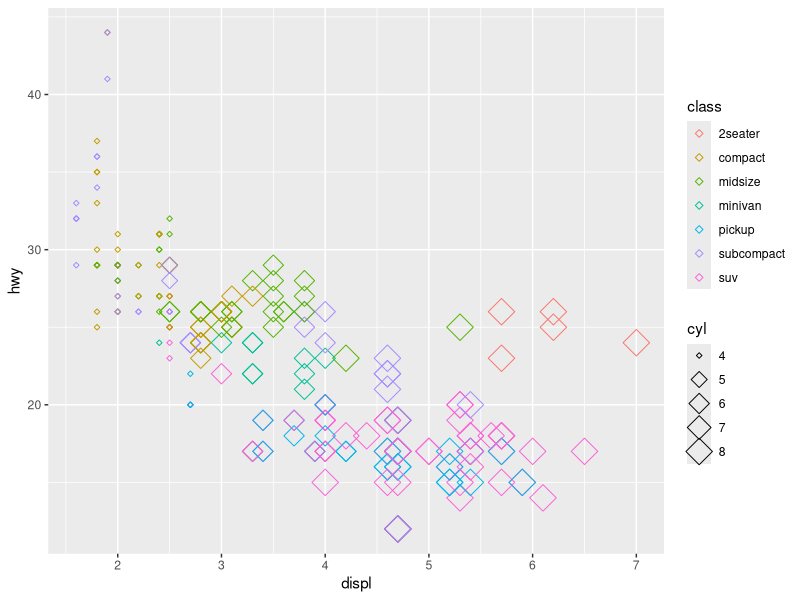
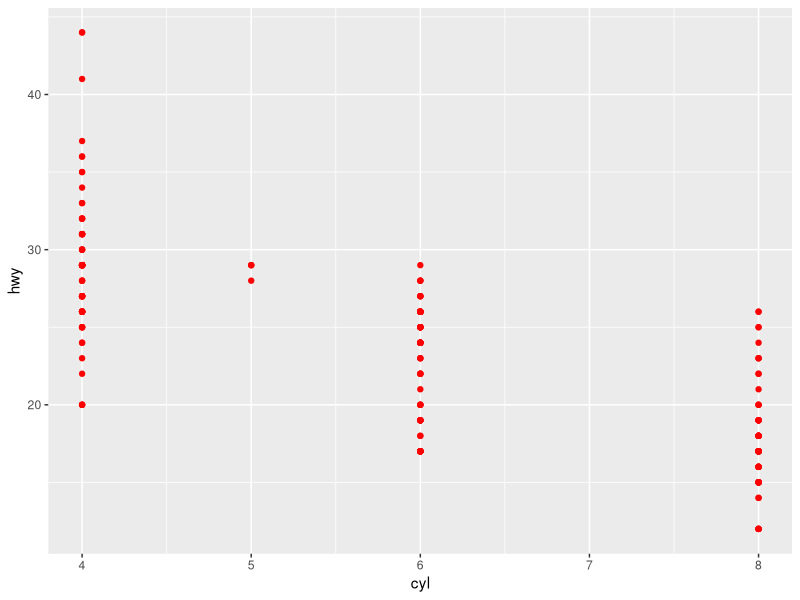
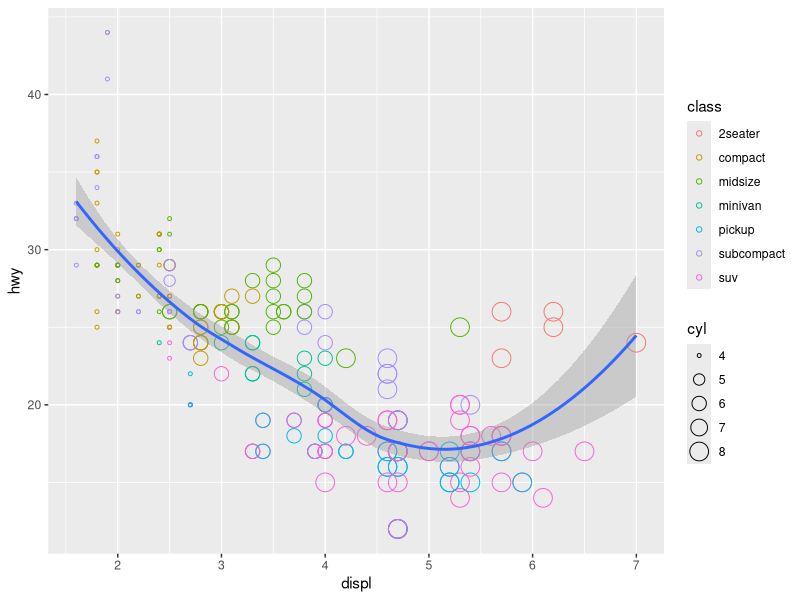
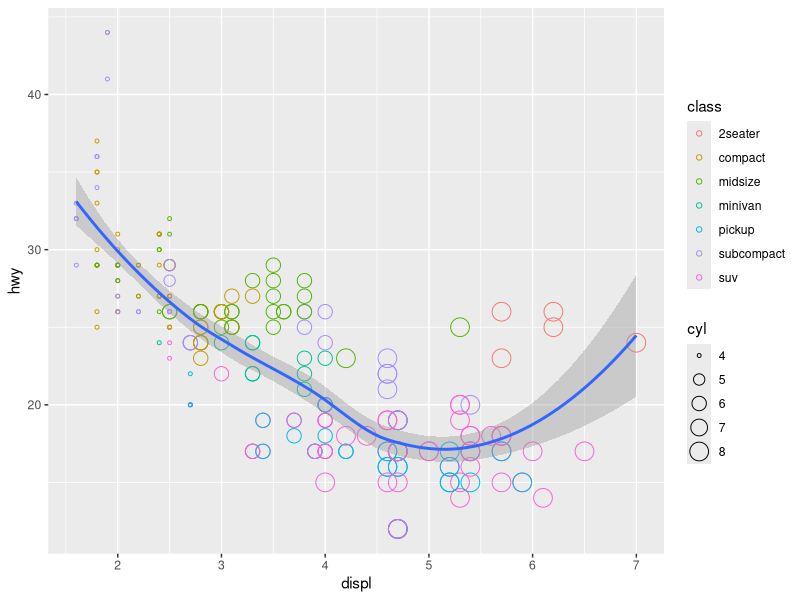
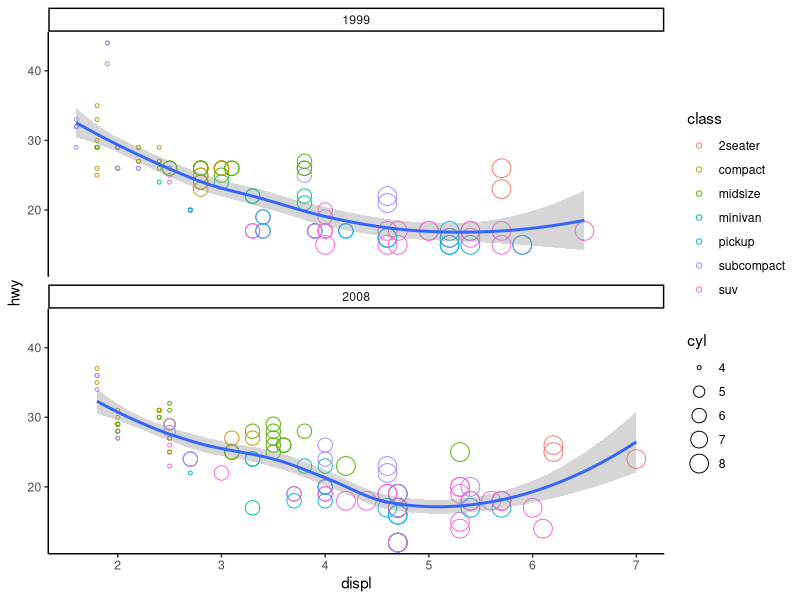
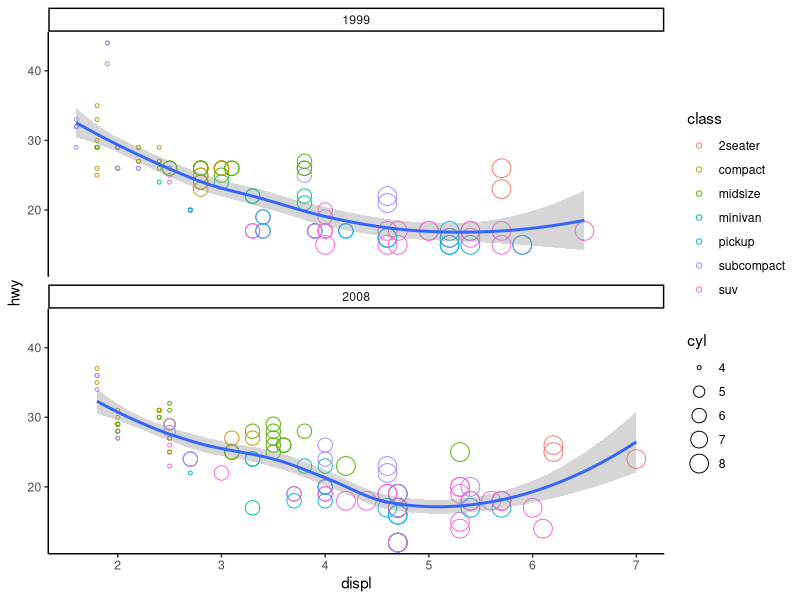

R code for these plots, in order:
library(tidyverse)
library(ggplot2)
mpg
ggplot(data=mpg)+
  geom_point(mapping = aes(x=displ, y=hwy, color=class, size=cyl), shape=5)

#si shape estuviera adentro de aes se aplicaria a una clase, tengo que elegir 
#por ej shape=trans para que se lo aplique a esa variable. 
#si lo pongo afuera se aplica a todos por igual, cambia la forma de todos 
#los puntos

ggplot(data=mpg)+
  geom_point(mapping=aes(x=cyl, y=hwy), color="red")

#se coloca afuera para que sea uniforme para todos
#vienen distintos colores en el paquete de R, buscar en google y colocar nombre

ggplot(data=mpg)+
  geom_point(mapping=aes(x=displ, y=hwy, color=class, size=cyl), shape=1) +
  geom_smooth(mapping=aes(x=displ, y=hwy))

#si quiero superponer graficos
#tambien como uso las mismas variables puedo dejar los () vacios

ggplot(data=mpg, mapping=aes(x=displ, y=hwy))+
  geom_point(mapping=aes(x=displ, y=hwy, color=class, size=cyl), shape=1) +
  geom_smooth()
#para eso tengo que poner en data las especificaciones de los ejes
#esto se hace para evitar repetir codigos

ggplot(data=mpg, mapping=aes(x=displ, y=hwy))+
  geom_point(mapping=aes(x=displ, y=hwy, color=class, size=cyl), shape=1) +
  geom_smooth() +
  facet_wrap(~year,nrow=2)+
  theme_classic()

ggsave( filename = "course_notes/Plots/hwy_vs_displ.pdf")
  
